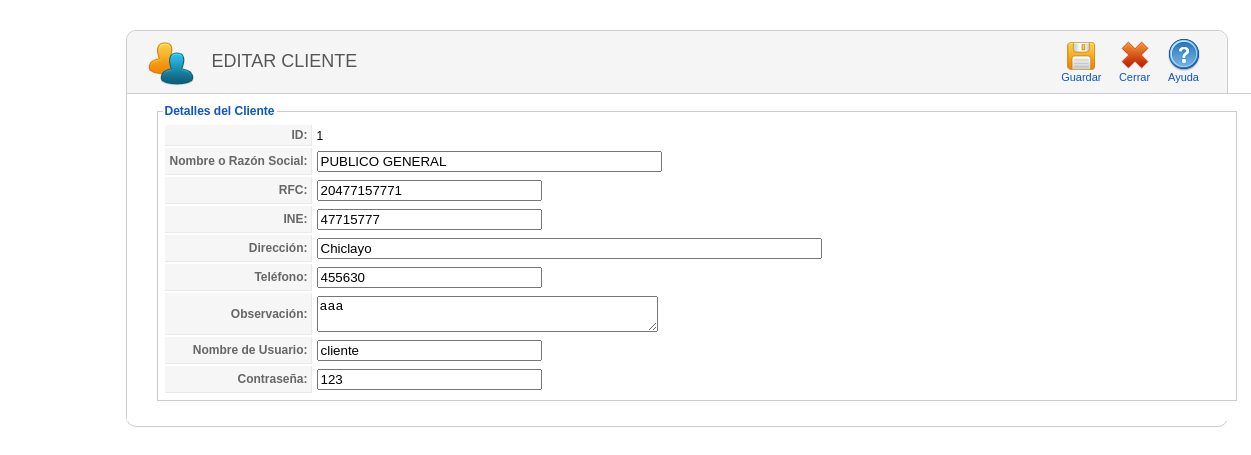
/cliente/editar_cliente.php?idcliente=1 (signed in), run on the app's committed database.
### tables this page shows
CREATE TABLE `cliente` (
  `IdCliente` int(11) NOT NULL,
  `Nombre` varchar(100) NOT NULL,
  `Ruc` varchar(11) DEFAULT NULL,
  `Dni` varchar(8) DEFAULT NULL,
  `Direccion` varchar(50) DEFAULT NULL,
  `Telefono` varchar(15) DEFAULT NULL,
  `Obsv` text,
  `Usuario` varchar(30) DEFAULT NULL,
  `Contrasena` varchar(10) DEFAULT NULL
);

### clases/clsCliente.php (called while the page is built, shortened)
<?php
include_once("clsConexion.php");
class clsCliente{
 function consultarClientePorParametro($criterio,$busqueda,$limite){
   $con = new clsConexion;
   if($con->conectarse()==true){
     $query = "CALL SP_S_ClientePorParametro('$criterio','$busqueda','$limite')";
	 $result = @mysql_query($query);
	 if (!$result)
	   return false;
	 else
	   return $result;
   }
 }
}
?>

### clases/clsConexion.php (called while the page is built, shortened)
<?php
class clsConexion{
	 function conectarse() {
		   return true;
	 }
}
?>

### cliente/editar_cliente.php (the view, shortened to what this page needs)
<html>
<head>
<link href="../css/general.css" rel="stylesheet" type="text/css">
<link href="../css/icon.css" rel="stylesheet" type="text/css">
<link href="../css/box.css" rel="stylesheet" type="text/css">
</head>
<body>
<?php
    if(isset($_SESSION["usuario"])){
?>
<div class="wrapper">
<form name="form_cliente" method="post" action="guardar_cliente.php">
<div class="block">
    <div class="block_head">
    	<div class="imagen_head"><img src="../img/header/cliente.png" width="48" height="45"></div>
    <div class="titulo_head">EDITAR CLIENTE</div>
      <div class="toolbar" id="toolbar">
            <table class="toolbar">
            	<tbody>
                	<tr>
                    <td>
<button type="submit" class="button">
                   <span class="icon-32-guardar_editar" title="Guardar">
                        </span>
                        Guardar
          			</button>
                    </td>
                    <td>
                        <a href="index.php" class="toolbar">
                        <span class="icon-32-cancelar" title="Nuevo">
                        </span>
                        Cerrar
                        </a>
                    </td>
                    <td>
                        <a href="#" class="toolbar">
                        <span class="icon-32-ayuda" title="Ayuda">
                        </span>
                        Ayuda
                        </a>
                    </td>
                    </tr>
            	</tbody>
            </table>
        </div>
    </div>
    <div class="block_content">
<?php
include_once("../clases/clsCliente.php");
	$id_clie=$_GET["idcliente"];
	$objempleado=new clsCliente;
	$resultado=$objempleado->consultarClientePorParametro('id',$id_clie,'');
	while($row=@mysql_fetch_array($resultado)){
		$nombre=$row["Nombre"];
		$ruc=$row["Ruc"];
		$dni=$row["Dni"];
		$direccion=$row["Direccion"];
		$telefono=$row["Telefono"];
		$observacion=$row["Obsv"];
		$usuario=$row["Usuario"];
		$contrasena=$row["Contrasena"];
	}
?>
    <fieldset class="adminform">
    <legend>Detalles del Cliente</legend>
<table class="admintable">
	<tr>
		<td width="100" class="key">ID:</td>
		<td><?php echo $id_clie ?></td>
	</tr>
	<tr>
		<td class="key">Nombre o Razón Social:</td>
		<td><input type="text" name="nombre" value="<?php echo $nombre ?>" size="40" title="Se necesita un nombre o razón social"  required></td>
	</tr>
	<tr>
		<td class="key">RFC:</td>
		<td><input type="text" name="ruc" value="<?php echo $ruc ?>" size="25"></td>
	</tr>
	<tr>
		<td class="key">INE:</td>
		<td><input type="text" name="dni" value="<?php echo $dni ?>" size="25"></td>
	</tr>
	<tr>
		<td class="key">Dirección:</td>
		<td><input type="text" name="direccion" value="<?php echo $direccion ?>" size="60"></td>
	</tr>
	<tr>
		<td class="key">Teléfono:</td>
		<td><input type="text" name="telefono" value="<?php echo $telefono ?>" size="25"></td>
	</tr>
	<tr>
		<td class="key">Observación:</td>
		<td><textarea name="observacion"  id="textarea" cols="40" rows="2"><?php print($observacion); ?></textarea></td>
	</tr>
	<tr>
		<td class="key">Nombre de Usuario:</td>
		<td><input type="text" name="usuario" value="<?php echo $usuario ?>" size="25"></td>
	</tr>
	<tr>
		<td class="key">Contraseña:</td>
		<td><input type="text" name="contrasena" value="<?php echo $contrasena ?>" size="25"></td>
	</tr>
</table>
</fieldset>
	</div>
</div>
</form>
</div>
<?php
    } else {
        header("Location:../index.php");
    }
?>
</BODY>
</HTML>

### css/general.css (style rules this page uses)
body { margin: 10px; padding: 0; background-image: url(../img/fondo.png); background-repeat: repeat; padding-bottom: 1px; font-size: 11px; }
body, td, th { font-family: Arial, Helvetica, sans-serif; font-size:12px; }
a:link { color: #0B55C4; text-decoration: none; }
fieldset { margin-bottom: 10px; border: 1px #ccc solid; padding: 5px; text-align: left; }
legend { color: #0B55C4; font-size: 12px; font-weight: bold; }
fieldset.adminform { border: 1px solid #ccc; margin: 0 10px 10px 10px; }
table.admintable td { padding: 3px; }
table.admintable td.key, table.admintable td.paramlist_key { background-color: #f6f6f6; text-align: right; width: 140px; color: #666; font-weight: bold; font-size: 12px; border-bottom: 1px solid #e9e9e9; border-right: 1px solid #e9e9e9; }
.block { width:1100px; padding-bottom: 5px; margin-bottom: 25px; clear: both; border-radius: 10px; background-color:#fff; border: solid 1px #CCCCCC; }
.wrapper { width:1000px; margin:0 auto; padding-top: 20px; }
.block .block_content { overflow: hidden; background: #fff; width:1100px; border-top: 1px solid #CECECE; padding: 10px 20px 10px; }
.block .block_head { height:62px; background-color:#F5F5F5; -moz-border-radius: 10px 10px 0px 0px; -o-border-radius: 10px 10px 0px 0px; -webkit-border-radius: 10px 10px 0px 0px; -ms-border-radius: 10px 10px 0px 0px; overflow:visible; }
.block .titulo_head { height:25px; width:auto; float:left; font-family: "Titillium999", "Trebuchet MS", Arial, sans-serif; font-size: 18px; font-weight: normal; text-transform: uppercase; color: #555; text-shadow: 1px 1px 0 #fff; margin-left: 15px; padding-top:20px; }
.block .imagen_head { height:25px; width:50; float:left; margin-left: 20px; padding-top:10px; }
div.toolbar { float: right; text-align: right; padding: 0; margin-right: 20px; margin-top:5px; }
table.toolbar { border-collapse: collapse; padding: 0; margin: 0; }
table.toolbar td { padding: 1px 1px 1px 4px; text-align: center; color: #666; height: 48px; }
table.toolbar span { float: none; width: 32px; height: 32px; margin: 0 auto; display: block; }
table.toolbar a { display: block; float: left; background:#F5F5F5; white-space: nowrap; border: 1px solid #F5F5F5; padding: 1px 5px; cursor: pointer; font-size:11px; }
.button { display: block; float: left; white-space: nowrap; border: 1px solid #F5F5F5; padding: 1px 5px; cursor: pointer; font-family: Arial, Helvetica, sans-serif; font-size:11px; color: #0B55C4; text-align:center center; background:#F5F5F5; }

### data on the page
cliente: nombre "PUBLICO GENERAL", ruc "20477157771", dni "47715777", direccion "Chiclayo", telefono "455630", observacion "aaa", usuario "cliente", contrasena "123"

### other printed values
$id_clie "1"
